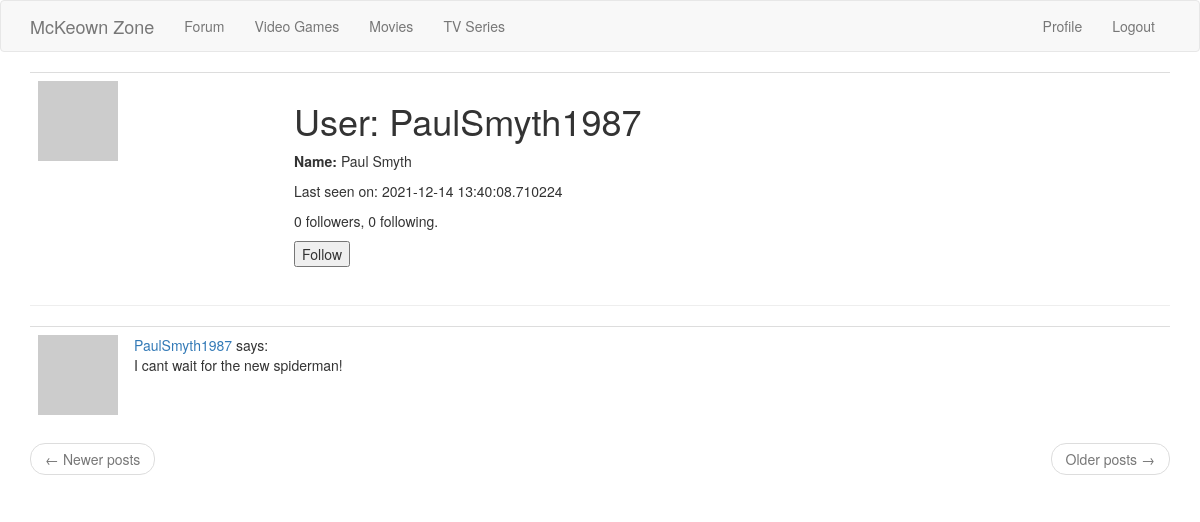
The app's page /user/PaulSmyth1987 (signed in) with its own data.
### app/models.py (models this page shows, shortened)
class User(UserMixin, db.Model):
	id = db.Column(db.Integer, primary_key=True)
	username = db.Column(db.String(64), index=True, unique=True)
	first_name = db.Column(db.String(64))
	last_name = db.Column(db.String(64))
	email = db.Column(db.String(120), index=True, unique=True)
	password_hash = db.Column(db.String(128))
	posts = db.relationship('Post', backref='author', lazy='dynamic')
	about_me = db.Column(db.String(140))
	last_seen = db.Column(db.DateTime, default= datetime.utcnow)
	Address_id = db.Column(db.Integer, db.ForeignKey('address.id', ondelete='CASCADE'))
	is_admin = db.Column(db.Boolean, default=False)
	followed = db.relationship(
		'User',
		secondary=followers,
		primaryjoin = (followers.c.follower_id == id),
		secondaryjoin = (followers.c.followed_id == id),
		backref= db.backref('followers', lazy='dynamic'),
		lazy='dynamic')
	def avatar(self, size):
		digest = md5(self.email.lower().encode('utf-8')).hexdigest()
		return 'https://www.gravatar.com/avatar/{}?d=identicon&s={}'.format(digest, size)
	def is_following(self, user):
		return self.followed.filter(
			followers.c.followed_id == user.id
		).count() > 0

class Post(db.Model):
	id = db.Column(db.Integer, primary_key=True)
	body = db.Column(db.Text)
	timestamp = db.Column(db.DateTime, index=True, default=datetime.utcnow)
	user_id = db.Column(db.Integer, db.ForeignKey('user.id'))

### app/routes.py (the view)
@app.route('/user/<username>')
@login_required
def user(username):
	user = User.query.filter_by(username=username).first_or_404()
	page = request.args.get('page', 1, type=int)
	posts = user.posts.order_by(Post.timestamp.desc()).paginate(
		page, app.config['POSTS_PER_PAGE'], False)
	next_url = url_for('user', username=user.username, page = posts.next_num) if posts.has_next else None
	prev_url = url_for('user', username=user.username, page = posts.prev_num) if posts.has_prev else None
	form = EmptyForm()
	return render_template('user.html', user=user, posts=posts.items, form=form, next_url=next_url, prev_url=prev_url)

### app/forms.py
class EmptyForm(FlaskForm):
	submit = SubmitField('Submit')

### app/models.py (called while the page is built)
@login.user_loader
def load_user(id):
	return User.query.get(int(id));

### app/routes.py (called while the page is built)
@app.before_request
def before_request():
	if current_user.is_authenticated:
		current_user.last_seen = datetime.utcnow()
		db.session.commit()

### app/templates/user.html (shortened to what this page needs)
{% extends "base.html" %}
{% block app_content %}
    <table class="table table-hover">
        <tr valign="top">
            <td width="256px"><img src="{{ user.avatar(256) }}"></td>
            <td>
                <h1>User: {{ user.username }}</h1>
                <p><b>Name:  </b>{{ user.first_name}}  {{user.last_name}}</p>
                {% if user.last_seen %}<p>Last seen on: {{ user.last_seen }}</p>{% endif %}
                <p>{{ user.followers.count() }} followers, {{ user.followed.count() }} following.</p>
                {% if user == current_user %}
                	<p><a href="{{ url_for('edit_profile') }}">Edit your Profile</a></p>
                {% elif not current_user.is_following(user) %}
                	<p><form action="{{url_for('follow', username=user.username) }}", method="post">
                		{{ form.submit(value="Follow") }}
                	</form></p>
                {% else %}
                	<p><form action="{{url_for('unfollow', username=user.username) }}", method="post">
                		{{ form.hidden_tag() }}
                		{{ form.submit(value="Unfollow") }}
                	</form></p>
                {% endif %}
            </td>
        </tr>
    </table>
    <hr>
    {% for post in posts %}
    	{% include '_post.html' %}
    {% endfor %}
    <nav aria-label="...">
        <ul class="pager">
            <li class="previous{% if not prev_url %} disabled{% endif %}">
                <a href="{{ prev_url or '#' }}">
                    <span aria-hidden="true">&larr;</span> Newer posts
                </a>
            </li>
            <li class="next{% if not next_url %} disabled{% endif %}">
                <a href="{{ next_url or '#' }}">
                    Older posts <span aria-hidden="true">&rarr;</span>
                </a>
            </li>
        </ul>
    </nav>
{% endblock %}

### app/templates/_post.html (shortened to what this page needs)
    <table class="table table-hover">
    	<tr>
    		<td width="70px"><a href="{{ url_for('user', username= post.author.username) }} "><img src="{{ post.author.avatar(36) }}"></a></td>
			<td><a href="{{ url_for('user', username=post.author.username) }}">{{ post.author.username }}</a> says: <br> {{ post.body }} </td>
    	</tr>
    </table>

### records on screen
User: username "PaulSmyth1987", first_name "Paul", last_name "Smyth", last_seen "2021-12-14 13:40:08.710224"
Post: author.username "PaulSmyth1987", body "I cant wait for the new spiderman!"

### other values on screen
{{ user.followers.count() }} "0"
{{ user.followed.count() }} "0"
